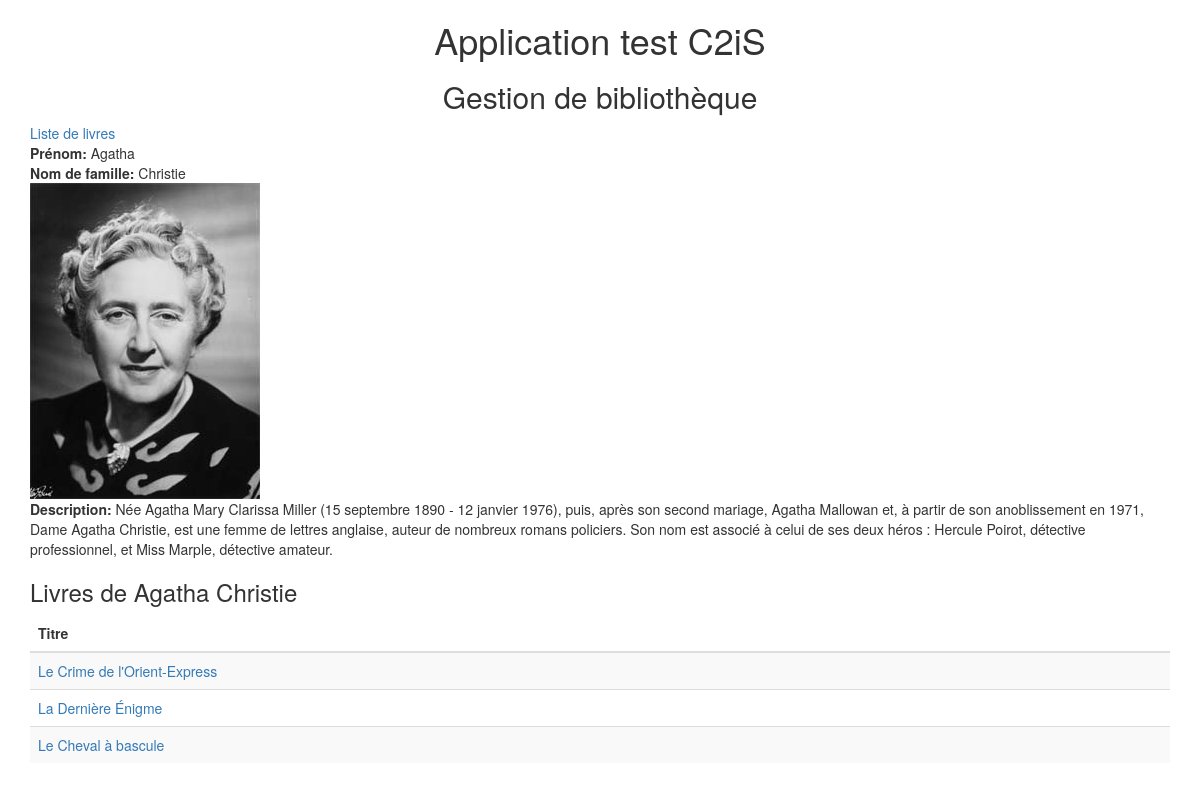
Screenshot of /index.php?page=author&id=4 with the database file from the repository.
### tables this page shows
CREATE TABLE `authors` (
  `author_id` int(11) NOT NULL AUTO_INCREMENT,
  `author_firstname` varchar(255) NOT NULL,
  `author_name` varchar(255) NOT NULL,
  `author_desc` varchar(500) NOT NULL,
  PRIMARY KEY (`author_id`)
);

CREATE TABLE `books` (
  `book_id` int(11) NOT NULL AUTO_INCREMENT,
  `book_title` varchar(255) NOT NULL,
  `author_id` int(11) NOT NULL,
  `book_desc` varchar(500) NOT NULL,
  PRIMARY KEY (`book_id`)
);

### class/Database.php (called while the page is built, shortened)
<?php
class Database{
	private $bdd;
	public function __construct($login,$password,$host,$dbname){
		try
		{
			$this->bdd = new PDO("mysql:host=$host;dbname=$dbname;charset=utf8", $login, $password, array(PDO::ATTR_ERRMODE => PDO::ERRMODE_EXCEPTION));
		}
			catch (Exception $e)
		{
			$this->bdd= false;
		}
	}
	public function query($query,$params=false){
		if($params){
			$req = $this->bdd->prepare($query);
			$req->execute($params);
		}else{
			$req= $this->bdd->query($query);
		}
		return $req;
	}
}

### class/Library.php (the view, shortened to what this page needs)
<?php
class Library{
	private function getAuthor($bdd,$id){
		$req = $bdd->query('SELECT * FROM authors  WHERE authors.author_id=:author_id',['author_id'=>$id]);
		return $req->fetch();
	}
	private function getBooksByAuthor($bdd,$id){
		$req = $bdd->query('SELECT books.book_id,books.book_title FROM books WHERE books.author_id=:author_id',['author_id'=>$id]);
		return $req->fetchAll();
	}
		?>
		<? endif;
	public function buildInfosAuthor($bdd,$id){
		$author=$this->getAuthor($bdd,$id);
		if($author){
			$booksByAuthor=$this->getBooksByAuthor($bdd,$id);
		}
		?>
		<a href="/">Liste de livres</a>
		<?php if($author): ?>
			<div>
				<span style="font-weight:bold;">Prénom:</span> <?=  $author['author_firstname'] ?>
			</div>
			<div>
				<span style="font-weight:bold;">Nom de famille:</span> <?=  $author['author_name'] ?>
			</div>
			<div>
				  <img src="/img/authors/author-<?= $id ?>.jpg" alt="<?= $author['author_name'] ?>">
			</div>
			<div>
				<span style="font-weight:bold;">Description:</span> <?=  $author['author_desc'] ?>
			</div>
			<h3>Livres de <?=  $author['author_firstname'] ?> <?=  $author['author_name'] ?></h3>
			<table class="table table-striped">
			    <thead>
			      <tr>
			        <th>Titre</th>
			      </tr>
			    </thead>
		   		 <tbody>
			<?php foreach ($booksByAuthor as $book): ?>
			    <tr>
			        <td><a href="/index.php?page=book&id=<?= $book['book_id'] ?>"><?= $book['book_title'] ?></a></td>
			    </tr>
	    	<?php endforeach; ?>
	    		</tbody>
		    </table>
		<?php else: ?>
			<div class="alert alert-danger" role="alert">Impossible d'afficher les détails de cet auteur.</div>
		<? endif;
	}
}

### rows the page displays
authors: author_firstname "Agatha", author_name "Christie", author_desc "Née Agatha Mary Clarissa Miller (15 septembre 1890 - 12 janvier 1976), puis, après son second mariage, Agatha Mallowan et, à partir de son anoblissement en 1971, Dame Agatha Christie, est une femme de lettres anglaise, auteur de nombreux romans policiers. Son nom est associé à celui de ses deux héros : Hercule Poirot, détective professionnel, et Miss Marple, détective amateur."
books: book_title "Le Crime de l'Orient-Express"
books: book_title "La Dernière Énigme"
books: book_title "Le Cheval à bascule"
